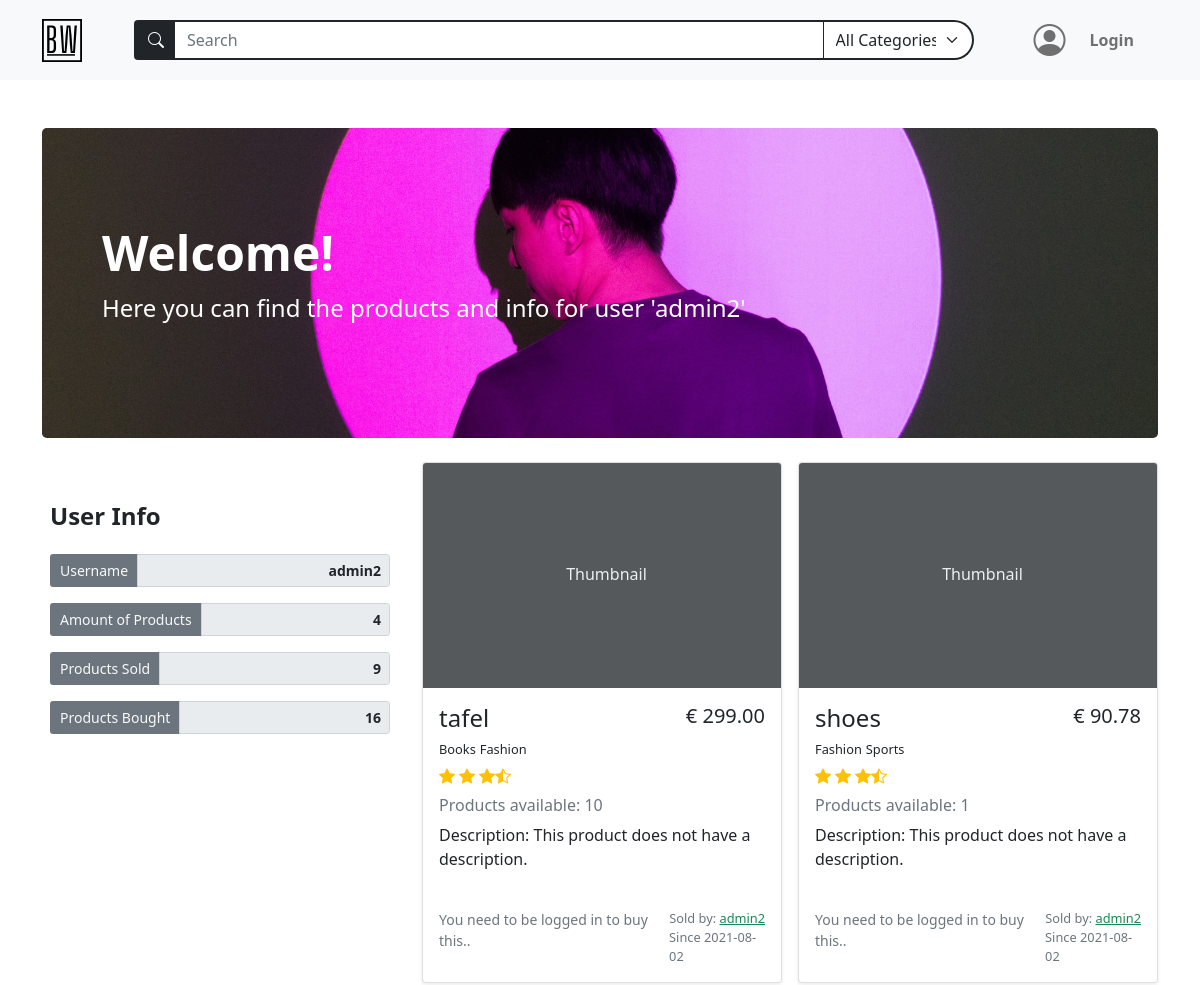
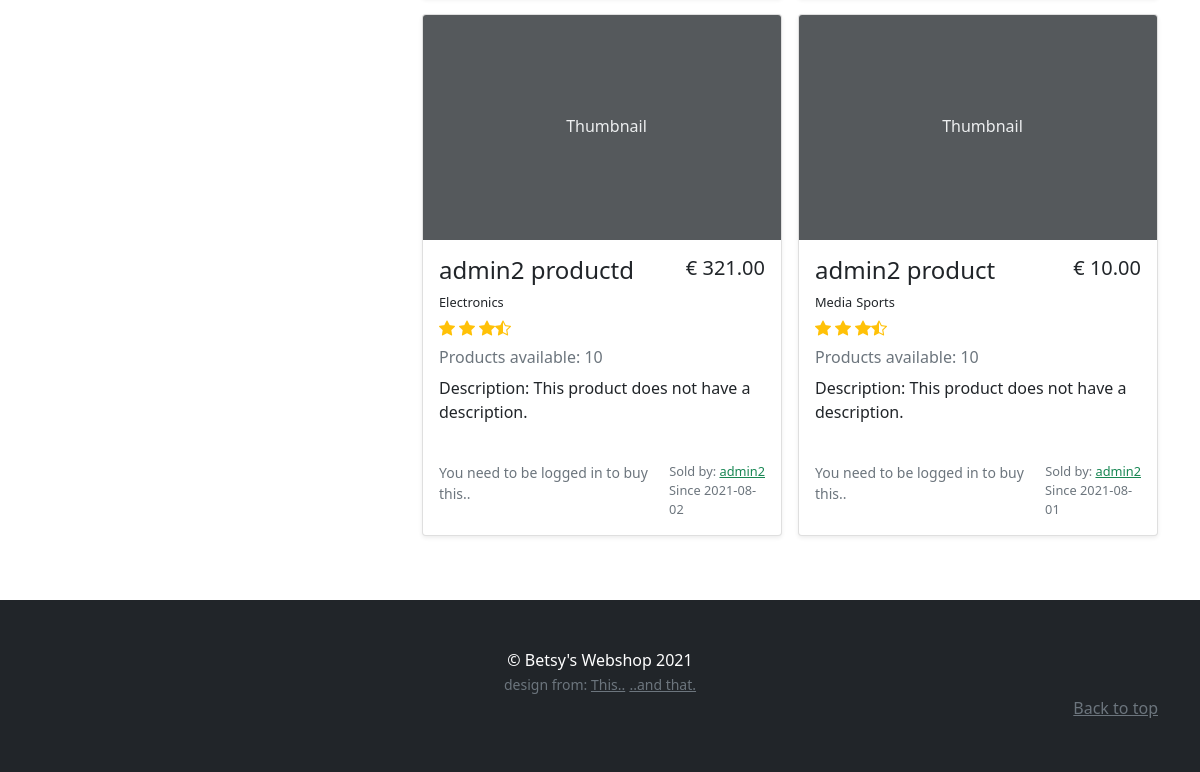
The page /users/2 on the database as committed earlier (2 pictures, top to bottom).
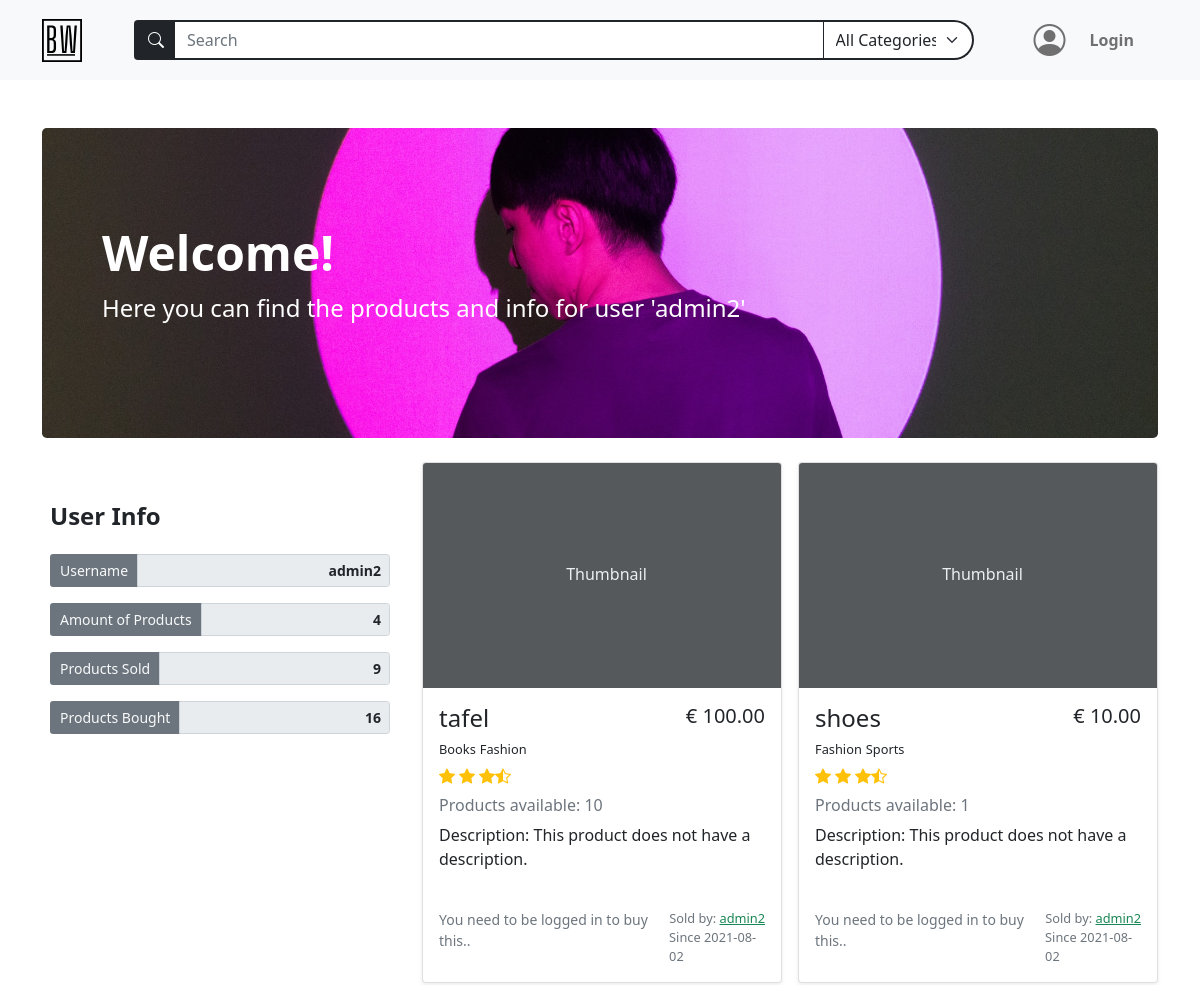
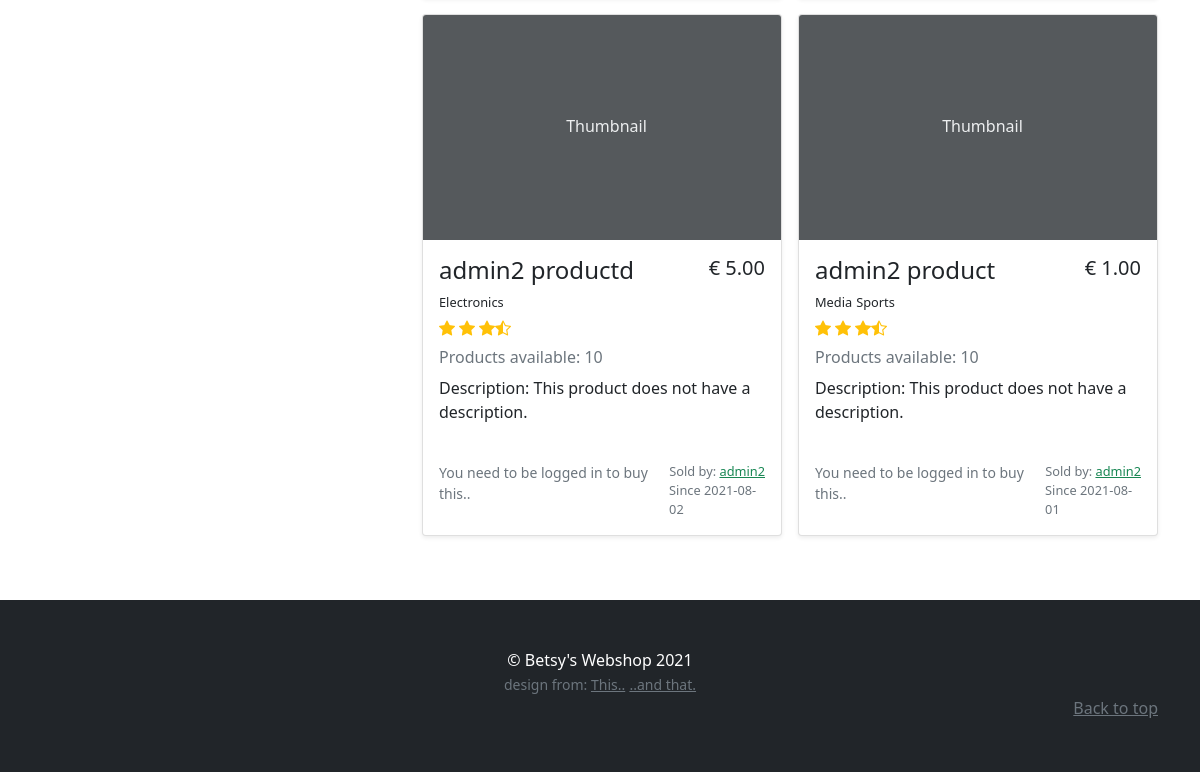
The same page on the database as committed later (2 pictures, top to bottom).
### models.py (models this page shows)
class BaseModel(db_wrapper.Model):
    class Meta:
        database = db

class User(BaseModel, UserMixin):
    first_name = CharField(index=True, max_length=30, null=True, default="")
    last_name = CharField(max_length=120, null=True, default="")
    address = CharField(max_length=200, null=True, default="")
    city = CharField(max_length=50, null=True, default="")
    country = CharField(max_length=50, null=True)
    cc_number = IntegerField(null=True, default="")
    username = CharField(index=True, max_length=30, unique=True)
    email = CharField(index=True, max_length=50, unique=True)
    password = CharField(max_length=20)

class Product(BaseModel):
    name = CharField(max_length=50)
    description = TextField(null=True)
    price_per_unit = DecimalField(
        constraints=[Check("price_per_unit >= 0")],
        decimal_places=2,
        auto_round=True,
        null=True,
        default=0,
        max_digits=10,
    )
    stock = IntegerField(default=1)
    owner = ForeignKeyField(User, backref="products")
    date_posted = DateTimeField(formats="%Y-%m-%d %H:%M", default=datetime.now())

class ProductTag(BaseModel):
    product = ForeignKeyField(Product, index=True, backref="tags")
    tag = ForeignKeyField(Tag, index=True, backref="products")

class Tag(BaseModel):
    name = CharField(unique=True, max_length=30)

### routes.py (the view)
@app.route("/users/<int:user_id>")
def user_profile(user_id):
    register_form = RegistrationForm(prefix="register_form")
    login_form = LoginForm(prefix="login_form")
    search_form = SearchForm(prefix="search_form")
    user_products = list_user_products(user_id)
    search_form.search_tag.choices = get_alpha_tag_names()
    users = User.select().where(User.id == user_id)
    user = get_object_or_404(users, User.id == user_id)
    return render_template(
        "user_profile.html",
        title=user.username,
        user=user,
        user_products=user_products,
        all_products=Product.select(),
        login_form=login_form,
        register_form=register_form,
        search_form=search_form,
        transactions_sold=get_user_sold_transactions(user_id),
        transactions_bought=get_user_bought_transactions(user_id),
        bannerinfo={
            "banner_bg": "user-profile-banner",
            "banner_h1": "Welcome!",
            "banner_text": f"Here you can find the products and info for user '{user.username}'",
        },
    )

### forms.py (shortened to what this page needs)
class RegistrationForm(FlaskForm):
    username = StringField(
        "Username",
        validators=[InputRequired(), Length(min=2, max=30)],
    )
    email = StringField(
        "Email", validators=[InputRequired(), Length(min=5, max=50), Email()]
    )
    password = PasswordField(
        "Set Password",
        validators=[
            InputRequired(),
            EqualTo(
                "password_confirm", message="Password must be identical in both inputs"
            ),
            Length(min=5, max=20),
        ],
    )
    password_confirm = PasswordField("Confirm Password")
    submit = SubmitField("Sign Up")

class LoginForm(FlaskForm):
    email = StringField(
        "Email", validators=[InputRequired(), Length(min=2, max=50), Email()]
    )
    password = PasswordField("Your Password", validators=[InputRequired()])
    login = SubmitField("Login!")

### main.py (called while the page is built)
def list_user_products(user_id) -> list[Product]:
    user_products = (
        Product.select()
        .join(User)
        .where(Product.owner == user_id)
        .order_by(Product.id.desc())
    )
    return user_products

def get_alpha_tag_names() -> tuple[Tag]:
    tags = Tag.select().order_by(Tag.name)
    tag_list = [(tag.name, tag.name) for tag in tags]
    tag_list.insert(0, ("All", "All Categories"))
    return tag_list

def get_user_sold_transactions(user_id) -> list[Transaction]:
    transactions = (
        Transaction.select()
        .join(Product)
        .join(User)
        .where(Transaction.product_bought.owner.id == user_id)
    )
    return [transaction for transaction in transactions]

def get_user_bought_transactions(user_id) -> list[Transaction]:
    transactions = (
        Transaction.select().join(User).where(Transaction.buyer.id == user_id)
    )
    return [transaction for transaction in transactions]

### templates/user_profile.html
{% extends 'base.html' %} {% block content %}
{% macro user_profile(name="", value="", class="form-control border border-2
border-secondary") %}
<div class="form-group col-md-12">
  <div class="input-group input-group-sm">
    <span
      class="
        input-group-text
        bg-secondary
        text-light
        border border-2 border-secondary
      "
      >{{name}}
    </span>
    <input
      class="form-control text-end fw-bold"
      type="text"
      value="{{value}}"
      aria-label="Disabled input example"
      disabled
      readonly
    />
  </div>
</div>
{% endmacro %}
<div class="container mb-3 py-5">
  {% include "banner.html" %}
  <div class="row">
    <div class="col-lg-4">
      <div class="position-sticky my-4 container p-0" style="top: 6rem">
        <div class="row g-3 m-auto">
          <div class="d-flex justify-content-between">
            <h4 class="mb-2 fw-bolder">User Info</h4>
          </div>
          {{user_profile(name="Username", value= user.username)}}
          {{user_profile(name="Amount of Products", value= user_products |
          length)}}
          {{user_profile(name="Products Sold", value= transactions_sold |
          length)}}
          {{user_profile(name="Products Bought", value= transactions_bought |
          length)}}
        </div>
      </div>
    </div>
    <div class="col-lg-8 container ms-0">
      {% if user_products | length == 0 %}
      <div class="card text-center my-4">
        <div class="card-header">No products available!!!</div>
        <div class="card-body">
          <h5 class="card-title">User has no products.</h5>
          <p class="card-text">
            {{user.username}} has not added products to sell. Please check
            another user.
          </p>
          <a href="{{url_for('home')}}" class="btn btn-warning text-dark"
            >Get me back to the homepage.</a
          >
        </div>
      </div>
      {% else %}
      <div class="album">
        <div class="row row-cols-1 row-cols-md-2 g-3">
          {% for product in user_products %} {% include
          "product_in_search_results.html" %} {% endfor %}
        </div>
      </div>
      {% endif %}
    </div>
  </div>
</div>
{% endblock content %}

### templates/base.html (shortened to what this page needs)
<!DOCTYPE html>
<html lang="en" class="h-100">
  <head>
    <link
      href="https://cdn.jsdelivr.net/npm/bootstrap@5.0.2/dist/css/bootstrap.min.css"
      rel="stylesheet"
    />
    <link
      href="{{url_for('static', filename='styles.css')}}"
      rel="stylesheet"
    />
    <link
      href="https://cdn.jsdelivr.net/npm/bootstrap-icons@1.5.0/font/bootstrap-icons.css"
      rel="stylesheet"
    />
  </head>
  <body class="d-flex flex-column h-100">
    <main>
      {% include "navbar.html" %}
       {% block content%} {% endblock content %}
    </main>
    {% include "footer.html" %}
  </body>
</html>

### templates/navbar.html (shortened to what this page needs)
<nav
  class="navbar navbar-expand-md navbar-light bg-light sticky-top"
>
  <div class="container">
    <a class="navbar-brand" href="{{url_for('home') }}"
      ><img
        src="{{url_for('static', filename='assets/brand.svg')}}"
        alt=""
        width="40"
        class="d-inline-block align-text-top"
    /></a>
        {% include "searchbar.html" %}
      <ul class="navbar-nav mb-2 mb-lg-0 ms-lg-4 mx-2">
        {% if current_user.is_authenticated %}
        <li class="nav-item dropdown">
          <div class="profile-icon-container" id="navbarDropdown" data-bs-toggle="dropdown" aria-expanded="false" >
                <i class="bi bi-person-circle mx-3 profile-icon"></i>
          </div>
          <ul class="dropdown-menu" aria-labelledby="navbarDropdown">
            <li>
              <a class="dropdown-item" href="{{ url_for('account') }}"
                >Account</a
              >
            </li>
            <li><hr class="dropdown-divider" /></li>
            <li>
              <a class="dropdown-item" href="{{url_for('logout')}}">Logout</a>
            </li>
          </ul>
        </li>
        <li class="d-flex cart-icon position-relative" type="button" data-bs-toggle="offcanvas" data-bs-target="#offcanvasCart" aria-controls="offcanvasCart" >
          <i class="bi bi-cart4" style="font-size: 2rem;"></i>
          <span class="position-absolute bottom-0 start-100 translate-middle badge rounded-pill bg-danger" style="font-size: .7rem;">{{session['cart'] | length}}</span>
        </li>
        {% else %}
        <li
          class="nav-link fw-bolder d-flex align-items-center login-btn"
          data-bs-toggle="modal"
          href="#loginModalToggle"
          role="button"
        >
          <i
            class="bi bi-person-circle mx-3 login-icon"
            style="font-size: 2rem"
          ></i>
          <a class="nav-link" role="button">Login</a>
        </li>
        {% endif %}
      </ul>
    </div>
</nav>

### templates/searchbar.html (shortened to what this page needs)
<form action="{{url_for('search')}}" method="POST" class="container ms-4">
  <div class="input-group">
    <span
      class="input-group-text bg-dark border border-2 border-dark border-end-0"
      id="searchIconBackground"
    >
      <i class="bi bi-search" style="color: white">
      </i>
    </span>
    {{search_form.search_term(class="position-relative form-control rounded-0
    btn-dark bg-white text-dark border-2 border-start-0",
    placeholder="Search")}}
    {{search_form.search_tag(id="categorySelect", class="form-select rounded-0
    border-end-3 btn-light bg-white text-dark border border-dark border-2
    border-start-0", style="max-width:150px")}}
  </div>
</form>

### templates/banner.html (shortened to what this page needs)
{% if bannerinfo %}
<div class="p-5 mb-4 bg-dark rounded-3 {{bannerinfo.banner_bg}} banner">
  <div class="container-fluid py-5">
    <h1 class="display-5 fw-bold text-white">{{bannerinfo.banner_h1}}</h1>
    <p class="col-md-8 fs-4 text-white">{{bannerinfo.banner_text}}</p>
  </div>
</div>
  {% endif %}

### templates/product_in_search_results.html (shortened to what this page needs)
<div class="col">
  <div class="card shadow-sm">
    <svg
      class="bd-placeholder-img card-img-top"
      width="100%"
      height="225"
      xmlns="http://www.w3.org/2000/svg"
      role="img"
      aria-label="Placeholder: Thumbnail"
      preserveAspectRatio="xMidYMid slice"
      focusable="false"
    >
      <text x="40%" y="50%" fill="#eceeef" dy=".3em">Thumbnail</text>
    </svg>
    <div class="card-body h-100">
      <div class="d-flex justify-content-between">
        <h4>{{ product.name }}</h4>
        <h5>€ {{ "%.2f"|format(product.price_per_unit) }}</h5>
      </div>
      <ul class="d-flex p-0 mb-0">
        {% if product.tags %} {% for producttags in product.tags %}
        <span class="pe-1 fs-small"> {{producttags.tag.name}}</span>
        {% endfor %} {% else %}
        <span class="pe-1 fs-small">This product has no categories.</span>
        {% endif %}
      </ul>
      <div class="d-flex text-warning py-1">
        <i class="bi bi-star-fill"></i>
        <i class="bi bi-star-fill mx-1"></i>
        <i class="bi bi-star-fill"></i>
        <i class="bi bi-star-half"></i>
      </div>
      <h6 class="text-muted my-0 mt-1 mb-2">
        Products available: {{product.stock}}
      </h6>
      <p class="card-text mt-2" style="min-height: 70px">
        Description: {% if product.description %} {{ product.description }} {%
        else %} This product does not have a description. {% endif %}
      </p>
      <div class="d-flex justify-content-between ">
        {% if current_user.id == product.owner.id %}
        {% elif current_user.is_anonymous %}
        <small class="text-muted">You need to be logged in to buy this..</small>
        {% endif %}
        <div class="text-muted fs-small m-0 p-0  ms-auto">
          <p class="m-0 text-end">
            Sold by: {% if current_user.username == product.owner.username %}
            <small>You</small>
            {% else %}
            <a
              class="text-success"
              href="{{url_for('user_profile', user_id=product.owner.id)}}"
              >{{ product.owner.username }}</a
            >
            {% endif %}
          </p>
          <p class="m-0">Since {{product.date_posted[0:10]}}</p>
        </div>
      </div>
    </div>
  </div>
</div>

### templates/footer.html
<footer class="py-5 bg-dark footer mt-auto">
  <div class="container text-center">
    <p class="m-0 text-white">&copy; Betsy's Webshop 2021</p>
    <small class="text-muted">design from: </small>
    <small class="text-muted"
      ><a
        class="text-muted"
        href="https://startbootstrap.com/template/shop-homepage"
        >This..</a
      ></small
    >
    <small class="text-muted"
      ><a class="text-muted" href="https://getbootstrap.com/docs/5.0/examples/"
        >..and that.</a
      ></small
    >
    <p class="mb-1 text-end">
      <a href="#" class="text-muted">Back to top</a>
    </p>
  </div>
</footer>

### static/styles.css (style rules this page uses)
.login-icon.bi.bi-person-circle { transition: 0.2s transform ease-in; }
#categorySelect { border-top-right-radius: 25px !important ; border-bottom-right-radius: 25px !important ; }
.banner { background-repeat: no-repeat; background-size: cover; }
.user-profile-banner { background-image: url("../static/assets/user_profile.jpg"); background-position: center center; }
.fs-small { font-size: 0.8rem; }

Rows that differ between the two databases and show on the page:
changed Product "tafel": price_per_unit "299.00" → "100.00"
changed Product "shoes": price_per_unit "90.78" → "10.00"
changed Product "admin2 productd": price_per_unit "321.00" → "5.00"
changed Product "admin2 product": price_per_unit "10.00" → "1.00"
